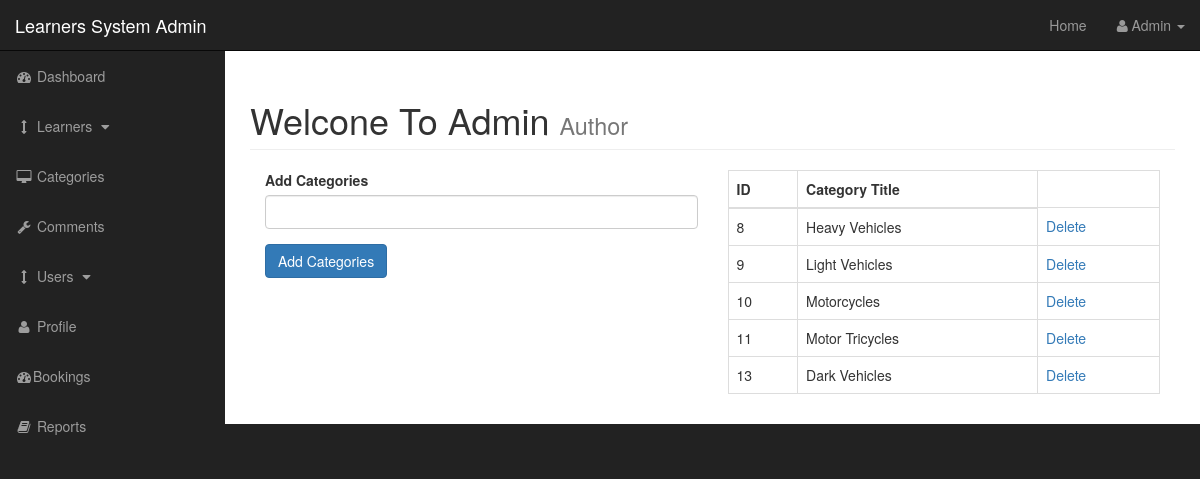
Page /admin/categories.php (signed in) on the committed database.
### tables this page shows
CREATE TABLE `categories` (
  `cat_id` int(3) NOT NULL,
  `cat_title` varchar(255) NOT NULL
);

### admin/categories.php (the view, shortened to what this page needs)
<?php include"includes/admin_header.php"; ?>
    <div id="wrapper">
        <?php include"includes/admin_navigation.php"; ?>
        <div id="page-wrapper">
            <div class="container-fluid">
                <div class="row">
                    <div class="col-lg-12">
                        <h1 class="page-header">
                            Welcone To Admin
                            <small>Author</small>
                        </h1>
                        <div class="col-xs-6">
                            <form action="" method="post">
                                <div class="form-group">
                                    <label for="cat_tite">Add Categories</label>
                                    <input class="form-control" type="text" name="cat_title">
                                </div>
                                <div class="form-group">
                                    <input class="btn btn-primary" type="submit" name="submit" value="Add Categories">
                                </div>
                            </form>
                        </div>
                        <div class="col-xs-6">
                            <?php
                            $query = "SELECT *  FROM  categories";
                            $select_categories = mysqli_query($connection,$query);
                            ?>
                            <table class="table table-bordered table-hover">
                                <thead>
                                    <tr>
                                        <th>ID</th>
                                        <th>Category Title</th>
                                    </tr>
                                </thead>
                                <tbody>
                                    <?php
                                        while($row = mysqli_fetch_assoc($select_categories)) {
                                        $cat_id = $row['cat_id'];
                                        $cat_title = $row['cat_title'];
                                        echo "<tr>";
                                        echo "<td> {$cat_id} </td>";
                                        echo "<td> {$cat_title} </td>";
                                        echo "<td><a href='categories.php?delete=$cat_id'>Delete</a></td>";
                                        echo "</tr>";
                                    }
                                    ?>
                                </tbody>
                            </table>
                        </div>
                    </div>
                </div>
            </div>
        </div>
<?php include"includes/admin_footer.php"; ?>

### admin/css/sb-admin.css (style rules this page uses)
body { margin-top: 100px; background-color: #222; }
@media (min-width:768px) { body { margin-top: 50px; } }
#wrapper { padding-left: 0; }
#page-wrapper { width: 100%; padding: 0; background-color: #fff; }
@media (min-width:768px) { #wrapper { padding-left: 225px; } }
@media (min-width:768px) { #page-wrapper { padding: 10px; } }

### rows in the picture
categories: cat_id "8", cat_title "Heavy Vehicles"
categories: cat_id "9", cat_title "Light Vehicles"
categories: cat_id "10", cat_title "Motorcycles"
categories: cat_id "11", cat_title "Motor Tricycles"
categories: cat_id "13", cat_title "Dark Vehicles"

### other values in the picture
$_SESSION['s_username'] "Admin"
